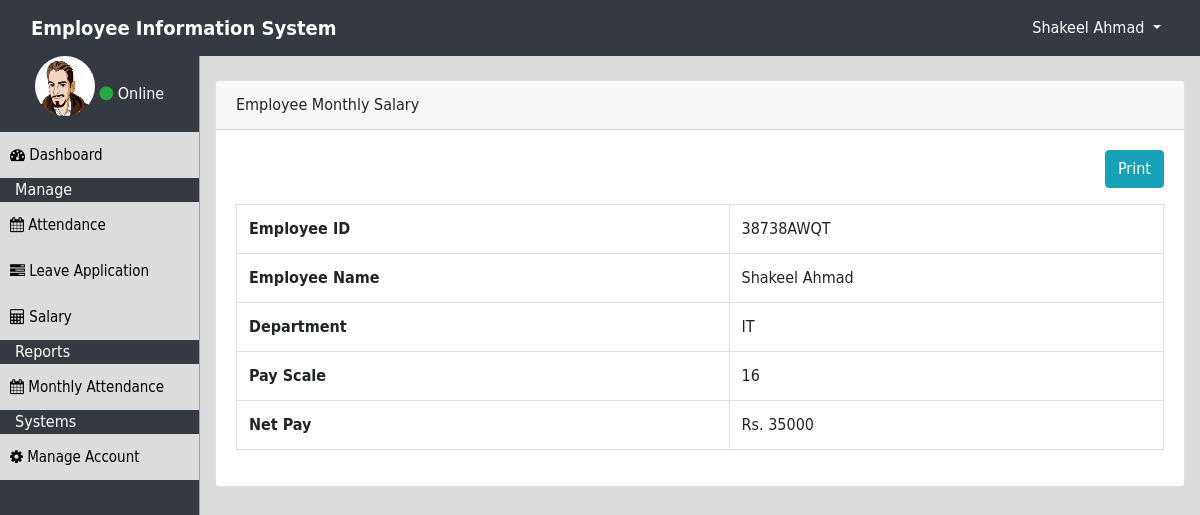
Page /salary.php (signed in) on the committed database.
### tables this page shows
CREATE TABLE `employee` (
  `emp_id` varchar(50) NOT NULL,
  `dep_id` int(11) NOT NULL,
  `scale_id` int(11) NOT NULL,
  `name` varchar(100) NOT NULL,
  `email` varchar(80) NOT NULL,
  `salary` int(11) NOT NULL,
  `gender` varchar(50) NOT NULL,
  `password` varchar(50) NOT NULL,
  `img` varchar(100) NOT NULL,
  `created_on` date NOT NULL
);

CREATE TABLE `department` (
  `dep_id` int(11) NOT NULL,
  `admin_id` int(11) NOT NULL,
  `dep_name` varchar(100) NOT NULL
);

CREATE TABLE `leaves` (
  `id` int(11) NOT NULL,
  `pay_scale` int(11) NOT NULL,
  `leaves` int(11) NOT NULL
);

### session.php (called while the page is built, shortened)
<?php
include_once "admin/dbc.php";
$sql="select * from employee where emp_id='".$_SESSION['employee']."'";
$result=mysqli_query($con,$sql);
$employee=mysqli_fetch_array($result);
?>

### salary.php (the view, shortened to what this page needs)
<?php
include_once "header.php";
?>
<div class="container-fluid">
<div class="row">
<?php
include_once "navbar.php";
?>
<div class="col-10 data-container">
<div class="row">
<div class="col-12">
<div class="card">
<div class="card-header">
Employee Monthly Salary
</div>
<div class="card-body">
<?php
$sql="select department.dep_id, department.dep_name, leaves.id, leaves.pay_scale, employee.emp_id, employee.name, employee.gender, employee.salary, employee.created_on from employee inner join department ON department.dep_id=employee.dep_id INNER JOIN leaves on leaves.id=employee.scale_id where emp_id='".$employee['emp_id']."'";
$result=mysqli_query($con,$sql);
$row=mysqli_fetch_array($result);
?>
<button class="btn btn-info float-right mb-3" onClick="printsalary('table')">Print</button>
<div class="table-responsive" id="table">
<table class="table table-bordered">
<tr>
<th>Employee ID</th>
<td><?php echo $row['emp_id'];?></td>
</tr>
<th>Employee Name</th>
<td><?php echo $row['name'];?></td>
<th>Department</th>
<td><?php echo $row['dep_name'];?></td>
<tr>
<th>Pay Scale</th>
<td><?php echo $row['pay_scale'];?></td>
</tr>
<th>Net Pay</th>
<td>Rs. <?php echo $row['salary'];?></td>
</table>
</div>
</div>
</div>
</div>
</div>
</div>
</div>
</div>
</body>
</html>

### header.php (shortened to what this page needs)
<?php
include_once "session.php";
?>
<!doctype html>
<html>
<head>
<link rel="stylesheet" type="text/css" href="css/bootstrap.min.css">
<link rel="stylesheet" type="text/css" href="css/font-awesome.min.css">
<link rel="stylesheet" type="text/css" href="datatables/css/jquery.dataTables.min.css">
<link rel="stylesheet" type="text/css" href="css/style.css">
<body>
<nav class="navbar navbar-expand-sm bg-dark navbar-dark fixed-top">
	<div class="container-fluid">
    <a class="navbar-brand" href="home.php" id="heading">Employee Information System</a>
  <div class="collapse navbar-collapse" id="collapsibleNavbar">
  <ul class="navbar-nav ml-auto">
    <li class="nav-item dropdown">
      <a class="nav-link dropdown-toggle text-white" id="link" href="#" id="navbardrop" data-toggle="dropdown">
        <?php echo $employee['name'];?>
      </a>
    </li>
    </ul>
    </div>
    </div>
</nav>

### navbar.php
<div class="col-2 sidebar">
<div class="text-center">
<img src="image/<?php echo $employee['img'];?>" class="user-img mb-3">
<span class="text-white"><i class="fa fa-circle text-success"></i> Online</span>
</div>
<a href="home.php"><button class="btn-one"><i class="fa fa-dashboard"></i>   Dashboard</button></a>
<div class="col-12 text-white">Manage</div>
<a href="attendance.php"><button class="btn-one"><i class="fa fa-calendar"></i>   Attendance</button></a>
<a href="leave_application.php"><button class="btn-one"><i class="fa fa-tasks"></i>   Leave Application</button></a>
<a href="salary.php"><button class="btn-one"><i class="fa fa-calculator"></i>   Salary</button></a>
<div class="col-12 text-white">Reports</div>
<a href="monthly_attendance.php"><button class="btn-one"><i class="fa fa-calendar"></i>  Monthly Attendance</button></a>
<div class="col-12 text-white">Systems</div>
<a href="manage_account.php"><button class="btn-one"><i class="fa fa-cog"></i> Manage Account</button></a>
</div>

### css/style.css (style rules this page uses)
* { font-family:"Gill Sans", "Gill Sans MT", "Myriad Pro", "DejaVu Sans Condensed", Helvetica, Arial, sans-serif; }
#heading { font-weight:bold; }
#link { color:white; }
a { color: #212529; text-decoration:none; }
.sidebar { background-color:#343a40; padding:56px 0 0; height:100vh; border-right:1px solid #A0A0A0; }
.user-img { height:60px; width:60px; border-radius:50%; }
.btn-one { height:46px; width:100%; border:none; background-color:#dcdcdc; font-size:15px; text-align:left; padding-left:10px; }
.data-container { height:100vh; background-color:#dcdcdc; padding-top:80px; padding-bottom:60px; overflow:scroll; }

### rows in the picture
employee: name "Shakeel Ahmad", img (picture), emp_id "38738AWQT", dep.dep_name "IT", scale.pay_scale "16", salary "35000"
